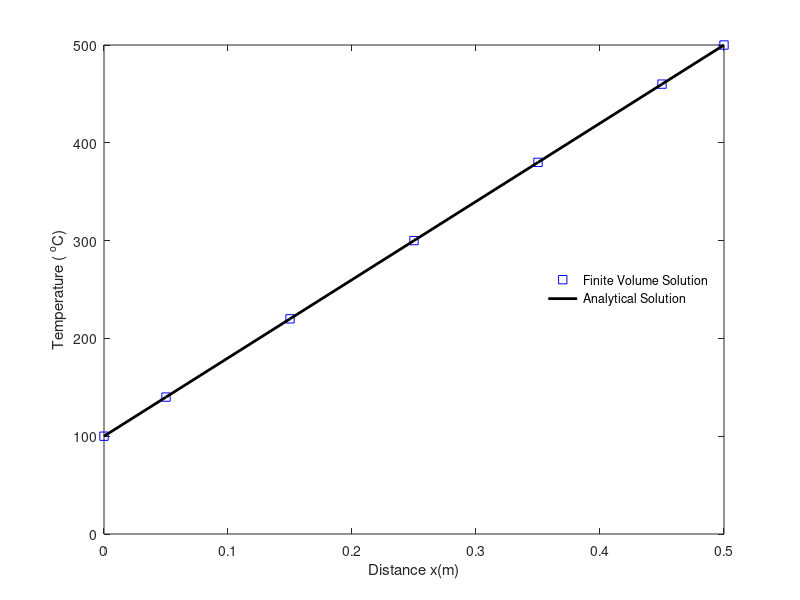

Source code (MATLAB):
clc
clear all
close all

% Parameters 
 k = 1000;                                    % Thermal conductivity(W/m-k)
 A = 10*10^-3;                                % Area(m^2)
 n = 7;                                       % Total number of nodes;
 l = 0.5;                                     % Length of a rod(m)   
 dx = 0.1;                                    % Spatial step
 TA = 100;                                    % Temperature at A in degree celsius
 TB = 500;                                    % Temperature at B in degree celsius
 
 % Discretization 
 x(1) = 0;
 x(n) = l;
 for i = 2:n-1
     if i == 2
         x(i) = x(1)+dx/2;
     else
         x(i) = x(2)+(i-2)*dx;
     end
 end
 
%  Boundary Condition
T(1) = TA;
T(n) = TB;

% Initialization
for i = 2:n-1
    T(i) = 150;
end
 
 for i = 2:n-1
%      Equation (2.18)
     if i == 2
         AW(i) = 0;
         AE(i) = k*A/dx;
         SU(i) = 2*k*A/dx*T(i-1);
         SP(i) = -2*k*A/dx;
         AP(i) = AE(i)+AW(i)-SP(i);
%      Equation (2.19)
     elseif i == n-1
         AW(i) = k*A/dx;
         AE(i) = 0;
         SU(i) = 2*k*A/dx*T(i+1);
         SP(i) = -2*k*A/dx;
         AP(i) = AE(i)+AW(i)-SP(i);
%      Equation (2.17)
      else
         AW(i) = k*A/dx;
         AE(i) = k*A/dx;
         SU(i) = 0;
         SP(i) = 0;
         AP(i) = AE(i)+AW(i)-SP(i);
     end
 end
 
 %TriDiagonal Matrix Algorithm (TDMA) or Thomas Algorithm
% a_i*T_i = b_i*T_(i+1) + c_i*T_(i-1) + d_i
% a,b,c,d are input vectors. T is the solution, also a vector.

% Performs Gauss elimination
for i = 2:n-1
    a = AP(i);
    b = AE(i);
    c = AW(i);
    d = SU(i);
    if i == 2
        P(i) = b/a;
        Q(i) = (d+c*T(1))/a;
    else
        P(i) = b/(a-c*P(i-1));
        Q(i) = (d+c*Q(i-1))/(a-c*P(i-1));
    end
    
end

FCmax = 0.1;
Errormax = 10^-4;
nIter = 0;
% Backward substitution
while FCmax>Errormax
    nIter = nIter+1;
    Told = T;
    for i = n-1:-1:2
            T(i) = P(i)*T(i+1)+Q(i);
    end
    for i = 2:n-1
        FC(i) = (T(i)-Told(i))/Told(i);
    end
    FCmax = max(FC);
end

% Print AW,AE,AP,SU,SP
fprintf('Node    AW      AE        SU        SP        AP\n')
for i = 2:n-1
    fprintf('%d%10.2f%10.2f%10.2f%10.2f%10.2f\n',i,AW(i),AE(i),SU(i),SP(i),AP(i));
end

% Exact Solution
% T = ((TB-TA)/L)*x+TA
T_exact(1) = TA;
T_exact(n) = TB;
for i = 2:n-1
    T_exact(i) = ((TB-TA)/l)*x(i)+TA;
end
 plot(x,T,'sb')
 hold on
 plot(x,T_exact,'k-','LineWidth',2)
 axis([0 0.5 0 500])
 xlabel('Distance x(m)')
 ylabel('Temperature ( ^{o}C)')
legend('Finite Volume Solution','Analytical Solution','Location','East')
legend boxoff

 